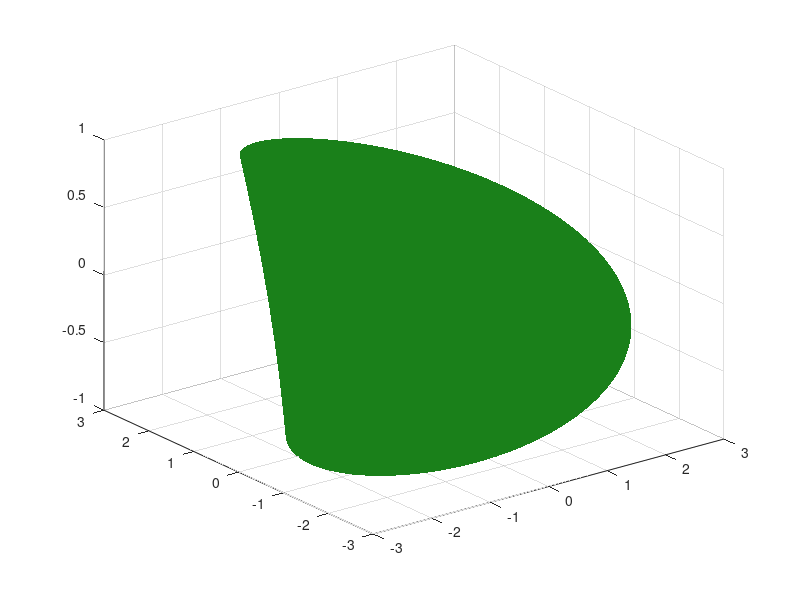

Recreate this plot in MATLAB. (Note: this script raises an error after producing the figure.)
%% Week 7

%% Problem 1

t = linspace(0,2*pi);
x = (2+cos(2*t)).*cos(3*t);
y = (2+cos(2*t)).*sin(3*t);
z = sin(4*t);

plot3(x,y,z);

%% Fancy up

for i = 1 : 100
    plot3(x,y,z);
    hold on ;
    plot3(x(i),y(i),z(i),'.','markersize',20);
    hold off;
    drawnow;
end

%% Problem 2

[S,T] = meshgrid(linspace(-1,1),linspace(0,2*pi));
X = (2 + S .* cos(T/2)) .* cos(T);
Y = (2 + S .* cos(T/2)) .* sin(T);
Z = S .* sin(T/2);
surf(X,Y,Z);
axis equal;

%% Fancy up

t = linspace(0,4*pi);
x = (2 + cos(t/2)) .* cos(t);
y = (2 + cos(t/2)) .* sin(t);
z = sin(t/2);

for i = 1 : 100
    s = surf(X,Y,Z,'facecolor',[.1,.5,.1], 'edgecolor','none');
    alpha(s,.5);
    axis equal;
    hold on;
    plot3(x(i),y(i),z(i),'.','markersize',40, 'color',[.4,.2,.5]);
    hold off;
    drawnow;
end

%% Problem 3

a = 5; b = 3;
t = linspace(0,2*b*pi);
x = (a-b)*cos(t) + b*cos((a/b-1)*t) ;
y = (a-b)*sin(t) - b*sin((a/b-1)*t);
plot(x,y)
axis equal;

%% Fancy up
theta = linspace(0,2*pi);

for i = 1 : 100
    plot(a*cos(theta), a*sin(theta));
    hold on;
    plot(b*cos(theta) + (a-b)*cos(t(i)), b*sin(theta) + (a-b)*sin(t(i)));
    plot(x(i),y(i),'.','markersize',20);
    plot(x(1:i),y(1:i));
    hold off;
    axis equal;
    drawnow;
end